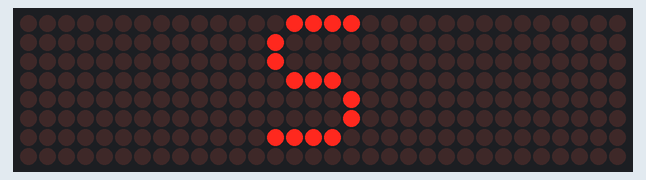
A sketch run on a simulated Arduino Uno, built with avr-gcc and run on an emulated ATmega328P. Shown: 32×8 LED matrix.

Above: at 0.1 s.

The sketch:

01_BAsics.ino
```cpp
#include<MD_Parola.h>
#include<MD_MAX72XX.h>

#define HARDWARE_TYPE MD_MAX72XX::FC16_HW
#define MAX_DEVICES 4
#define CS_PIN 3

MD_Parola ledMatrix = MD_Parola(HARDWARE_TYPE, CS_PIN, MAX_DEVICES);

void setup() {
  ledMatrix.begin();
  ledMatrix.setIntensity(15);  //0-15
  ledMatrix.displayClear();


  // ledMatrix.displayScroll("Hello", PA_CENTER, PA_SCROLL_LEFT, 100);
  ledMatrix.displayText("S", PA_CENTER, 0, 100, PA_PRINT);
}

void loop() {

  if (ledMatrix.displayAnimate()) {
    ledMatrix.displayReset();
  }
}


/*
// Generic HW

#include<MD_Parola.h>
#include<MD_MAX72XX.h>

#define HARDWARE_TYPE MD_MAX72XX::GENERIC_HW
#define MAX_DEVICES 1
#define CS_PIN 3

MD_Parola ledMatrix = MD_Parola(HARDWARE_TYPE, CS_PIN, MAX_DEVICES);

void setup() {
  ledMatrix.begin();
  ledMatrix.setIntensity(15);  //0-15
  ledMatrix.displayClear();

  // ledMatrix.displayScroll("Hello", PA_CENTER, PA_SCROLL_LEFT, 100);
  ledMatrix.displayText("S", PA_CENTER, 0, 100, PA_PRINT);
}

void loop() {
  if (ledMatrix.displayAnimate()) {
    ledMatrix.displayReset();
  }
}
*/
```
